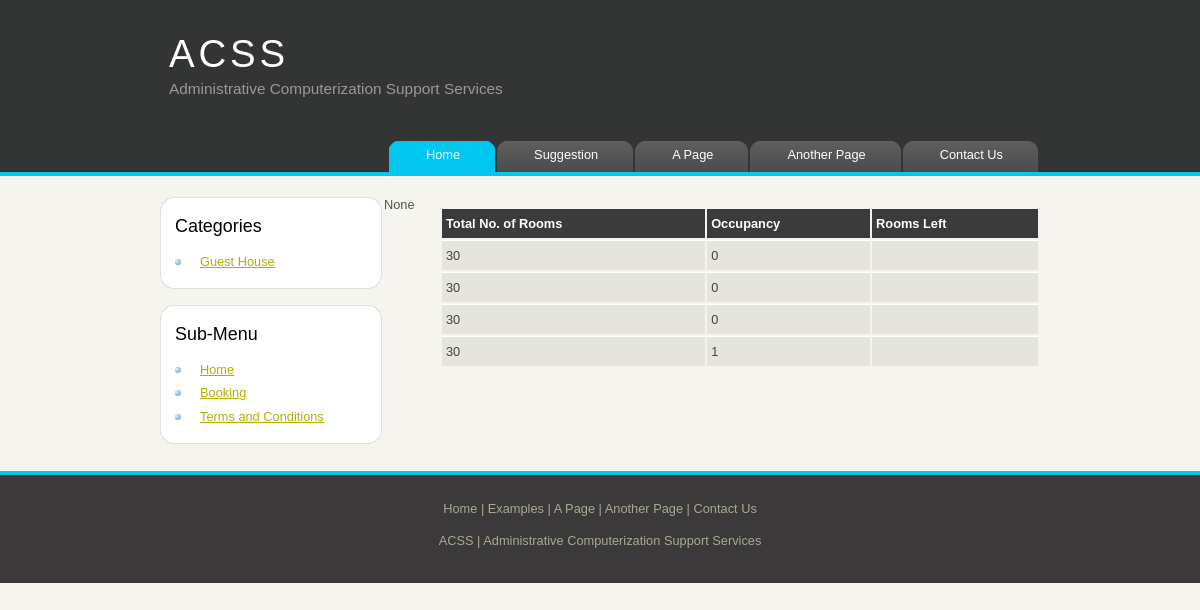
/templates/blog/status.html, run on the app's committed database.
### blog/models.py (models this page shows, shortened)
class Pend(models.Model): #each class is a DB
    status_choices = (                    #dict datastructure for status field drop down
        ('Pending', 'Pending'),
        ('Granted', 'Granted'),
        ('Arrived', 'Arrived'),
        ('Departed', 'Departed'),
    )
    category_type = (                    #dict datastructure for category field drop down
        ('Personal Guest', 'Personal Guest'),
        ('Departmental Guest', 'Department Guest'),
    )
    count = 0
    totalrooms = 30
    author = models.ForeignKey('auth.User')
    booking_date = models.DateTimeField(
            default=timezone.now)
    gname = models.CharField(max_length=30)
    bookin = models.CharField(max_length=100)
    dept = models.CharField(max_length=40)
    roomsno = models.CharField(max_length=5,default='1/0')
    address = models.CharField(max_length=200,default='e.g House Number,Street,City,State,PINCODE')
    status = models.CharField(max_length=40,default='Pending',choices = status_choices)
    tele_no = models.CharField(max_length=20,default='CountryCode-Number')
    email = models.EmailField(max_length=200,default='user@example.com')
    purpose = models.CharField(max_length=100,default='')
    categ = models.CharField(max_length=30,choices = category_type,default='Personal Guest')
    expad = models.DateTimeField(
            default=timezone.now)
    expdd = models.DateTimeField(
            default=timezone.now)
    def increment(self):
        self.count = self.count + 1

### blog/views.py (the view)
# urls.py: url(r'^templates/blog/status.html', views.status_check),
def status_check(request):
    posts = Pend.objects.all()
    return render(request, 'blog/status.html', {'posts': posts})

### blog/templates/blog/status.html (shortened to what this page needs)
<!DOCTYPE HTML>
<html>
<head>
  <link rel="stylesheet" type="text/css" href="/static/css/style.css" />
</head>
<body>
  <div id="main">
    <div id="header">
      <div id="logo">
        <div id="logo_text">
          <h1><a href="index.html">ACSS</a></h1>
          <h2>Administrative Computerization Support Services</h2>
        </div>
      </div>
      <div id="menubar">
        <ul id="menu">
          <li class="selected"><a href="index.html">Home</a></li>
          <li><a href="/templates/blog/suggestion.html">Suggestion</a></li>
          <li><a href="page.html">A Page</a></li>
          <li><a href="another_page.html">Another Page</a></li>
          <li><a href="contact.html">Contact Us</a></li>
        </ul>
      </div>
    </div>
    <div id="site_content">
      <div id="sidebar_container">
        <div class="sidebar">
          <div class="sidebar_top"></div>
          <div class="sidebar_item">
            <h3>Categories</h3>
            <ul>
              <li><a href="#">Guest House</a></li>
            </ul>
          </div>
          <div class="sidebar_base"></div>
        </div>
        <div class="sidebar">
          <div class="sidebar_top"></div>
          <div class="sidebar_item">
            <h3>Sub-Menu</h3>
            <ul>
              <li><a href="/templates/blog/index.html">Home</a></li>
              <li><a href="/templates/blog/booking.html">Booking</a></li>
              <li><a href="#">Terms and Conditions</a></li>
            </ul>
          </div>
          <div class="sidebar_base"></div>
        </div>
      </div>
        {% for post in posts %}
          {% if post.status == 'Granted' %}
            {{ post.increment }}
          {% endif %}
        {% endfor %}
        <div class="main-content">
            <table style="width:100%">
                    <tr>
                      <th>Total No. of Rooms</th>
                      <th>Occupancy</th>
                      <th>Rooms Left</th>
                    </tr>
                  {% for post in posts %}
                    <tr>
                      <td>{{ post.totalrooms }}</td>
                      <td>{{ post.count }}</td>
                      <td></td>
                    </tr>
                    {% endfor %}
        </table>
        </div>
    </div>
    </div>
    <div id="footer">
      <p><a href="index.html">Home</a> | <a href="examples.html">Examples</a> | <a href="page.html">A Page</a> | <a href="another_page.html">Another Page</a> | <a href="contact.html">Contact Us</a></p>
      <p>ACSS | Administrative Computerization Support Services </p>
    </div>
</body>
</html>

### blog/static/css/style.css (style rules this page uses)
html { height: 100%; }
* { margin: 0; padding: 0; }
body { font: normal .80em 'trebuchet ms', arial, sans-serif; background: #F5F5EE; color: #555; }
p { padding: 0 0 20px 0; line-height: 1.7em; }
h1, h2, h3, h4, h5, h6 { color: #362C20; letter-spacing: 0em; padding: 0 0 5px 0; }
h1, h2, h3 { font: normal 170% 'century gothic', arial; margin: 0 0 15px 0; padding: 15px 0 5px 0; color: #000; }
h2 { font-size: 160%; padding: 9px 0 5px 0; color: #009FBC; }
h3 { font-size: 140%; padding: 5px 0 0 0; }
a, a:hover { outline: none; text-decoration: underline; color: #AEB002; }
ul { margin: 2px 0 22px 17px; }
ul li { list-style-type: circle; margin: 0 0 6px 0; padding: 0 0 4px 5px; line-height: 1.5em; }
#main, #logo, #menubar, #site_content, #footer { margin-left: auto; margin-right: auto; }
#header { background: #323534 url(back.png) repeat-x; height: 177px; }
#logo { width: 880px; position: relative; height: 140px; background: transparent; }
#logo #logo_text { position: absolute; top: 10px; left: 0; }
#logo h1, #logo h2 { font: normal 300% 'century gothic', arial, sans-serif; border-bottom: 0; text-transform: none; margin: 0 0 0 9px; }
#logo_text h1, #logo_text h1 a, #logo_text h1 a:hover { padding: 22px 0 0 0; color: #FFF; letter-spacing: 0.1em; text-decoration: none; }
#logo_text h2 { font-size: 120%; padding: 4px 0 0 0; color: #999; }
#menubar { width: 880px; height: 46px; }
ul#menu { float: right; margin: 0; }
ul#menu li { float: left; padding: 0 0 0 9px; list-style: none; margin: 1px 2px 0 0; background: #5A5A5A url(tab.png) no-repeat 0 0; }
ul#menu li a { font: normal 100% 'trebuchet ms', sans-serif; display: block; float: left; height: 20px; padding: 6px 35px 5px 28px; text-align: center; color: #FFF; text-decoration: none; background: #5A5A5A url(tab.png) no-repeat 100% 0; }
ul#menu li.selected a { height: 20px; padding: 6px 35px 5px 28px; }
ul#menu li.selected { margin: 1px 2px 0 0; background: #00C6F0 url(tab_selected.png) no-repeat 0 0; }
ul#menu li.selected a, ul#menu li.selected a:hover { background: #00C6F0 url(tab_selected.png) no-repeat 100% 0; color: #FFF; }
#site_content { width: 880px; overflow: hidden; margin: 20px auto 0 auto; padding: 0 0 10px 0; }
#sidebar_container { float: left; width: 224px; }
.sidebar_top { width: 222px; height: 14px; background: transparent url(side_top.png) no-repeat; }
.sidebar_base { width: 222px; height: 14px; background: url(side_base.png) no-repeat; }
.sidebar { float: left; width: 222px; padding: 0; margin: 0 0 16px 0; }
.sidebar_item { background: url(side_back.png) repeat-y; padding: 0 15px; width: 192px; }
.main-content { float:right; width: 600px; height: auto; }
.sidebar ul { margin: 0; }
#content ul li, .sidebar ul li { list-style-type: none; background: url(bullet.png) no-repeat; margin: 0 0 0 0; padding: 0 0 4px 25px; line-height: 1.5em; }
#footer { width: 100%; font-family: 'trebuchet ms', sans-serif; font-size: 100%; height: 80px; padding: 28px 0 5px 0; text-align: center; background: #3B3939 url(footer.png) repeat-x; color: #A8AA94; }
#footer p { line-height: 1.7em; padding: 0 0 10px 0; }
#footer a { color: #A8AA94; text-decoration: none; }
table { margin: 10px 0 30px 0; }
table tr th, table tr td { background: #3B3B3B; color: #FFF; padding: 7px 4px; text-align: left; }
table tr td { background: #E5E5DB; color: #47433F; border-top: 1px solid #FFF; }

### data on the page
Pend: increment "None", totalrooms "30", count "1"
Pend: totalrooms "30", count "0"
Pend: totalrooms "30", count "0"
Pend: totalrooms "30", count "0"
